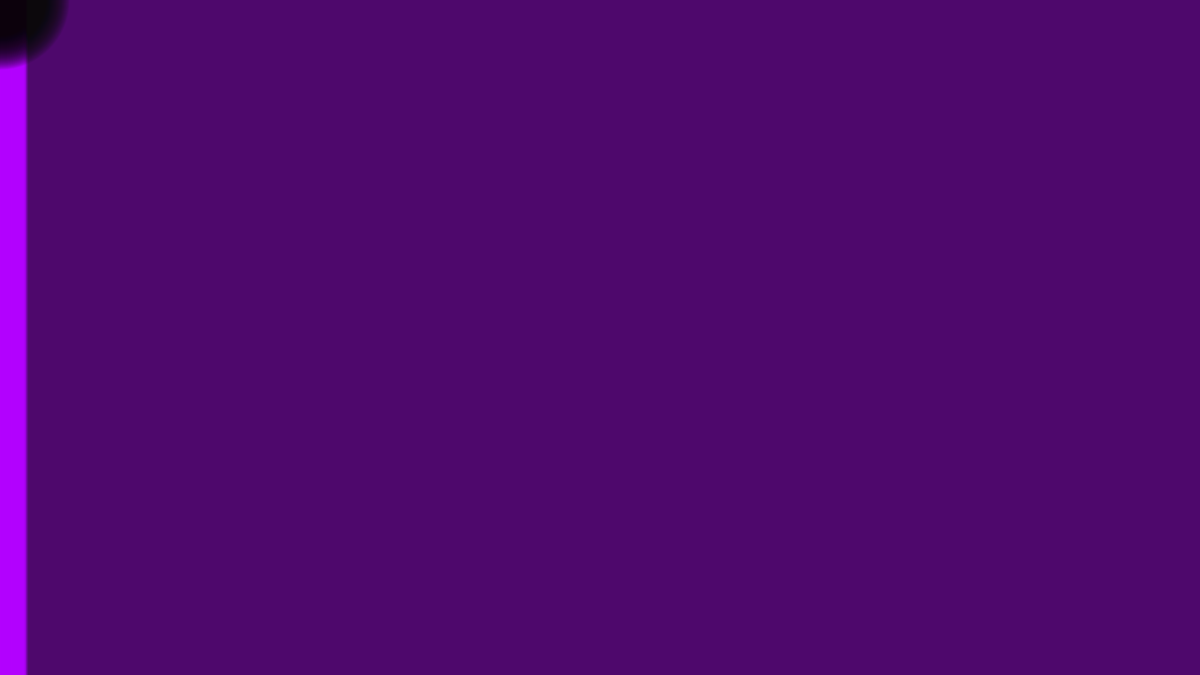
Frame 1 (no input)
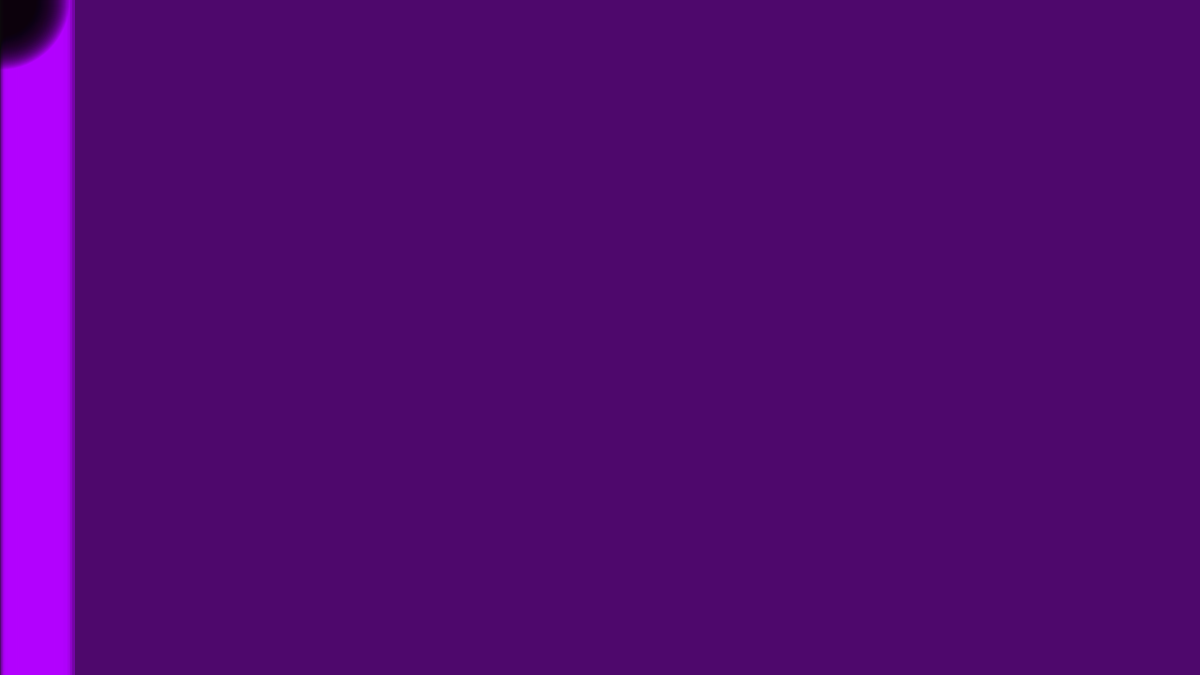
Frame 60 (the mouse pressed at the canvas centre just before this capture)
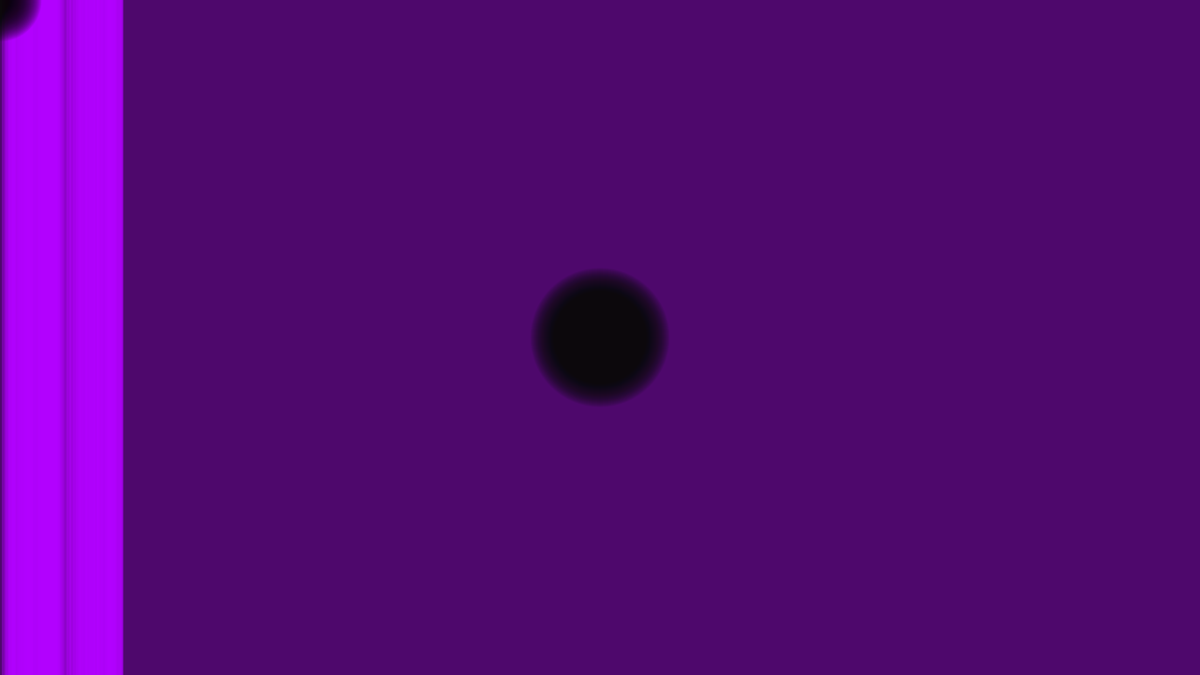
Frame 120 (the mouse held since frame 60 and released just before this capture)

The Processing sketch that drew these frames (run headless with seeded random() and noise(); from frame 60 on, the mouse is pressed at the canvas centre):

// Processing sketch: Array
// ── Array.pde

Stripe[] stripes = new Stripe[50];
int[] xpos = new int[150];
int[] ypos = new int[150];
void setup() {
  size(1280, 720);
  smooth();

  for (int i = 0; i < stripes.length; i++) {
    stripes[i] = new Stripe();
    frameRate(30);
  }
    for (int i = 0; i < xpos.length; i++) {
    xpos[i] = 0;
    ypos[i] = 0;
}
for (int i = 0; i < xpos.length-1; i++) {
    xpos [i] = xpos[i+1];
    ypos[i] = ypos[i+1];
  }
}
void draw() {
  background(#4E086C);
  for (int i = 0; i < xpos.length-1; i++) {
    xpos [i] = xpos[i+1];
    ypos[i] = ypos[i+1];
  }
  for (int i = 0; i < stripes.length; i++) {

    stripes[i].rollover(mouseX, mouseY);
    stripes[i].move();
    stripes[i].display();
  }
  xpos[xpos.length-1]=mouseX;
  ypos[ypos.length-1]=mouseY;
  for (int i = 0; i < xpos.length; i++) {
    noStroke();
    fill(10, 10);
    ellipse(xpos[i], ypos[i], i, i);
  }
  
}
class Stripe {
  float x; 
  float speed; 
  float w;
  boolean mouse; 
  Stripe() {
    x = 0; 
    speed = random(1);
    w = random(10, 30);
    mouse = false;
  }
 
  void display() {
    if (mouse) {
      fill(#EBFF9B, (100));
    } 
    else {
      fill(#B200FF, (100));
    }
    noStroke();
    rect(x, 0, w, height);
  }

  void move() {
    x+= speed;
    if (x > width + 20) x = -20;
  }
 
  void rollover(int mx, int my) {

    if (mx > x && mx < x + w) {
      mouse = true;
    } 
    else {
      mouse = false;
    }     
    
  }
}
